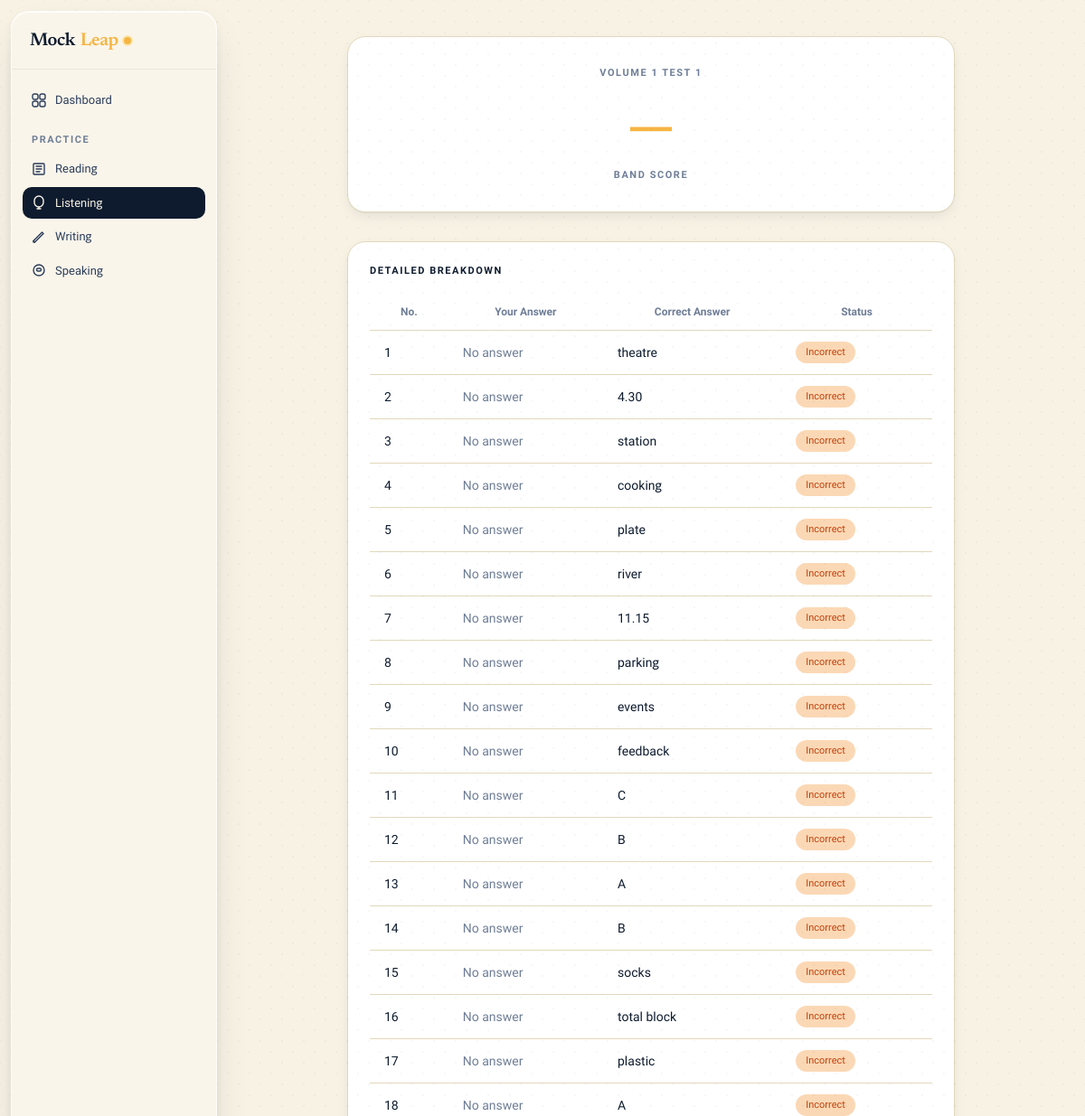
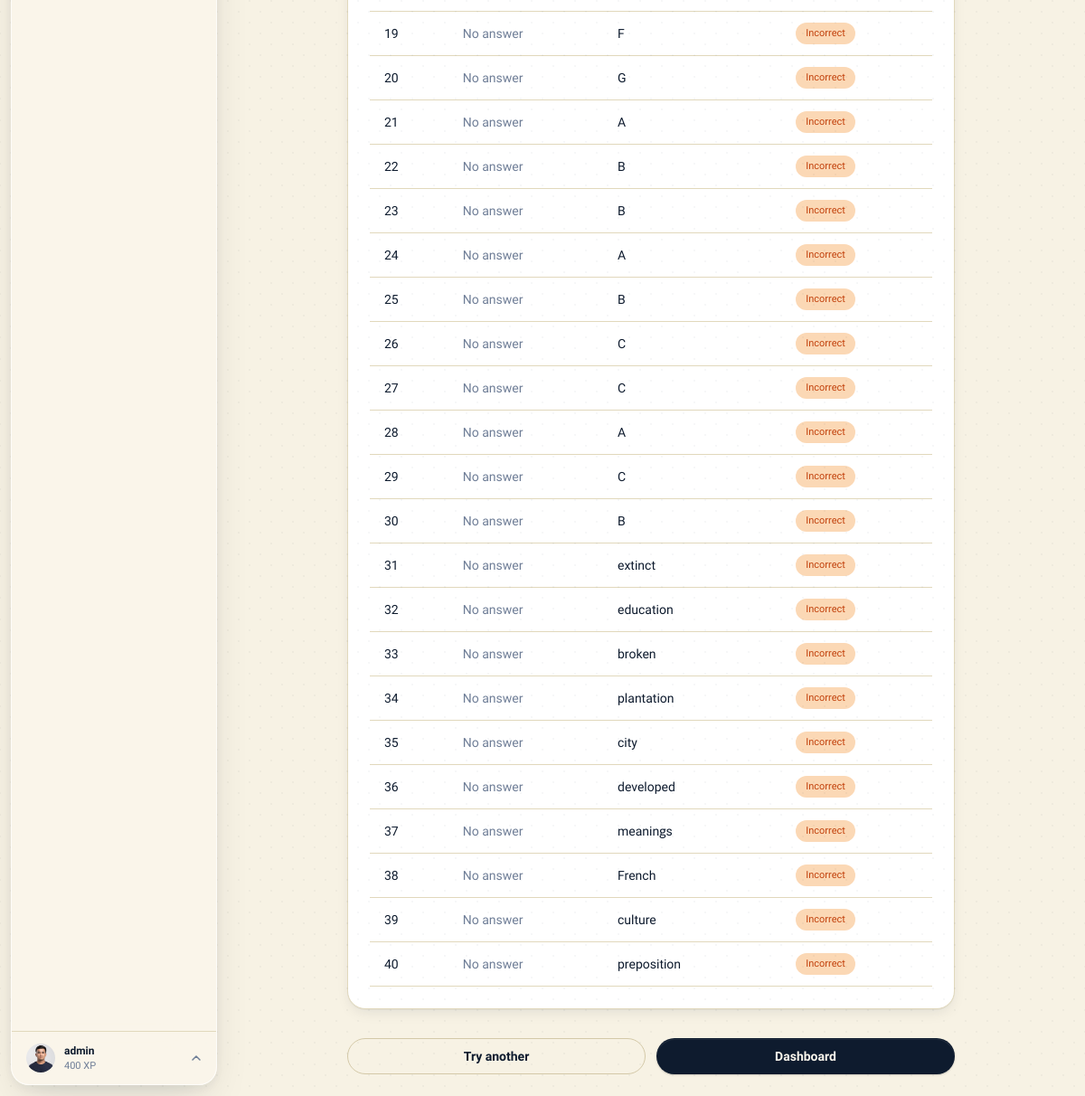
The page /listening/results/1/ (signed in) on the database its author committed (2 pictures, top to bottom).
### apps/accounts/models.py (models this page shows, shortened)
class User(AbstractUser):
    ROLE_STUDENT = 'student'
    ROLE_TEACHER = 'teacher'
    ROLE_ADMIN = 'admin'
    ROLE_CHOICES = [
        (ROLE_STUDENT, 'Student'),
        (ROLE_TEACHER, 'Teacher'),
        (ROLE_ADMIN, 'Admin'),
    ]
    email = models.EmailField(unique=True)
    role = models.CharField(max_length=10, choices=ROLE_CHOICES, default=ROLE_STUDENT)
    avatar = models.ImageField(upload_to='avatars/', null=True, blank=True)
    bio = models.TextField(blank=True)
    target_band = models.DecimalField(max_digits=3, decimal_places=1, null=True, blank=True)
    test_date = models.DateField(null=True, blank=True)
    country = models.CharField(max_length=100, blank=True)
    timezone = models.CharField(max_length=50, default='UTC')
    dark_mode = models.BooleanField(default=False)
    email_notifications = models.BooleanField(default=True)
    xp = models.PositiveIntegerField(default=0)
    streak_days = models.PositiveIntegerField(default=0)
    last_active = models.DateField(null=True, blank=True)
    created_at = models.DateTimeField(auto_now_add=True)
    USERNAME_FIELD = 'email'
    REQUIRED_FIELDS = ['username']
    class Meta:
        verbose_name = 'User'
        verbose_name_plural = 'Users'

### apps/listening/models.py (models this page shows, shortened)
class ListeningAttempt(models.Model):
    STATUS_IN_PROGRESS = 'in_progress'
    STATUS_SUBMITTED = 'completed'
    STATUS_CHOICES = (
        (STATUS_IN_PROGRESS, 'In Progress'),
        (STATUS_SUBMITTED, 'Completed'),
    )
    user = models.ForeignKey(settings.AUTH_USER_MODEL, on_delete=models.CASCADE)
    test = models.ForeignKey(ListeningTest, on_delete=models.CASCADE)
    started_at = models.DateTimeField(auto_now_add=True)
    submitted_at = models.DateTimeField(null=True, blank=True)
    status = models.CharField(max_length=20, choices=STATUS_CHOICES, default=STATUS_IN_PROGRESS)
    answers = models.JSONField(default=dict)
    score_raw = models.PositiveIntegerField(null=True, blank=True)
    band_score = models.DecimalField(max_digits=3, decimal_places=1, null=True, blank=True)

class ListeningTest(models.Model):
    title = models.CharField(max_length=200)
    duration_minutes = models.PositiveIntegerField(default=40)
    audio_file = models.FileField(upload_to='listening/audio/', null=True, blank=True)
    audio_url = models.URLField(max_length=500, null=True, blank=True, help_text="Direct link to audio, or Google Drive link")
    is_published = models.BooleanField(default=False)
    created_at = models.DateTimeField(auto_now_add=True)

### apps/listening/views.py (the view)
# urls.py: path('results/<int:attempt_pk>/', views.results, name='results'),
@login_required
def results(request, attempt_pk):
    attempt = get_object_or_404(ListeningAttempt, pk=attempt_pk, user=request.user)
    questions_data = []
    for sec in attempt.test.sections.all():
        if sec.answer_key:
            keys = sorted(sec.answer_key.keys(), key=lambda x: int(x) if x.isdigit() else x)
            for q_num in keys:
                correct_ans = sec.answer_key[q_num]
                given = attempt.answers.get(str(q_num), '')
                is_correct = (given.strip().lower() == str(correct_ans).strip().lower())
                questions_data.append({
                    'number': q_num,
                    'text': '',
                    'given': given,
                    'correct': correct_ans,
                    'is_correct': is_correct,
                })
    return render(request, 'listening/results.html', {
        'attempt': attempt,
        'questions_data': questions_data
    })

### apps/core/context_processors.py (called while the page is built)
def site_context(request):
    ctx = {
        'brand': getattr(settings, 'MOCKLEAP_BRAND', 'MockLeap'),
        'dark_mode': getattr(request.user, 'dark_mode', False) if request.user.is_authenticated else False,
        'unread_count': 0,
    }
    if request.user.is_authenticated:
        try:
            from apps.notifications.models import Notification
            ctx['unread_count'] = Notification.objects.filter(user=request.user, is_read=False).count()
        except Exception:
            pass
    return ctx

### templates/listening/results.html (shortened to what this page needs)
{% extends "layouts/app.html" %}
{% block content %}
<div class="max-w-2xl mx-auto">
  <div class="ml-card-2 p-8 text-center mb-8">
    <div class="t-eyebrow mb-3">{{ attempt.test.title }}</div>
    <div class="h-serif mb-1" style="font-size:80px;font-weight:600;color:var(--accent);line-height:1;">{{ attempt.band_score|default:"—" }}</div>
    <div class="t-eyebrow" style="color:var(--muted);">Band Score</div>
  </div>
  <div class="ml-card-2 p-6 mb-8">
    <h2 class="t-eyebrow mb-4" style="color:var(--ink);">Detailed Breakdown</h2>
    <div class="overflow-x-auto">
      <table class="w-full text-left border-collapse">
        <thead>
          <tr class="border-b" style="border-color:var(--border);">
            <th class="py-3 px-4 font-semibold text-xs uppercase tracking-wider" style="color:var(--muted);">No.</th>
            <th class="py-3 px-4 font-semibold text-xs uppercase tracking-wider" style="color:var(--muted);">Your Answer</th>
            <th class="py-3 px-4 font-semibold text-xs uppercase tracking-wider" style="color:var(--muted);">Correct Answer</th>
            <th class="py-3 px-4 font-semibold text-xs uppercase tracking-wider" style="color:var(--muted);">Status</th>
          </tr>
        </thead>
        <tbody>
          {% for q in questions_data %}
          <tr class="border-b last:border-0 hover:bg-[color:var(--surface-2)] transition-colors" style="border-color:var(--border);">
            <td class="py-3 px-4 text-sm font-medium" style="color:var(--ink);">{{ q.number }}</td>
            <td class="py-3 px-4 text-sm" style="color:var(--ink-2);">{{ q.given|default:"<span style='color:var(--muted);'>No answer</span>"|safe }}</td>
            <td class="py-3 px-4 text-sm font-medium" style="color:var(--ink);">{{ q.correct }}</td>
            <td class="py-3 px-4 text-sm">
              {% if q.is_correct %}
                <span class="ml-chip ml-chip-ok" style="font-size:11px;">Correct</span>
              {% else %}
                <span class="ml-chip ml-chip-warn" style="font-size:11px;">Incorrect</span>
              {% endif %}
            </td>
          </tr>
          {% endfor %}
        </tbody>
      </table>
    </div>
  </div>
  <div class="flex gap-3"><a href="{% url 'listening:list' %}" class="ml-btn ml-btn-ghost flex-1">Try another</a><a href="{% url 'dashboard:home' %}" class="ml-btn ml-btn-primary flex-1">Dashboard</a></div>
</div>
{% endblock %}

### templates/components/sidebar.html (shortened to what this page needs)
{% load static %}
<aside id="sidebar" class="fixed z-30 w-60 flex flex-col -translate-x-full md:translate-x-0 transition-transform duration-300"
       style="top:12px;bottom:12px;left:12px;width:228px;border-radius:20px;
              background:rgba(250,246,236,0.90);
              backdrop-filter:blur(28px) saturate(180%);
              -webkit-backdrop-filter:blur(28px) saturate(180%);
              border:1px solid rgba(255,255,255,0.72);
              box-shadow:0 1px 0 rgba(255,255,255,.85) inset,
                         0 4px 12px rgba(14,27,46,.06),
                         0 20px 48px -12px rgba(14,27,46,.14);
              overflow:hidden;">
  <div class="h-16 flex items-center px-5 border-b flex-shrink-0" style="border-color:var(--border);">
    {% include "components/brand.html" %}
  </div>
  <nav class="flex-1 overflow-y-auto py-4 px-3 space-y-0.5" role="navigation" aria-label="Sidebar navigation">
    <a href="{% url 'dashboard:home' %}" class="nav-item {% if request.resolver_match.app_name == 'dashboard' %}active{% endif %}">
      Dashboard
    </a>
    <p class="t-eyebrow px-2.5 pt-4 pb-1">Practice</p>
    <a href="{% url 'reading:list' %}" class="nav-item {% if request.resolver_match.app_name == 'reading' %}active{% endif %}">
      <svg width="16" height="16" viewBox="0 0 16 16" fill="none"><path d="M3 2h10a1 1 0 011 1v10a1 1 0 01-1 1H3a1 1 0 01-1-1V3a1 1 0 011-1z" stroke="currentColor" stroke-width="1.4"/><path d="M5 5h6M5 8h6M5 11h4" stroke="currentColor" stroke-width="1.4" stroke-linecap="round"/></svg>
      Reading
    </a>
    <a href="{% url 'listening:list' %}" class="nav-item {% if request.resolver_match.app_name == 'listening' %}active{% endif %}">
      <svg width="16" height="16" viewBox="0 0 16 16" fill="none"><path d="M8 1a5 5 0 015 5v2a5 5 0 01-10 0V6a5 5 0 015-5z" stroke="currentColor" stroke-width="1.4"/><path d="M8 13v2M6 15h4" stroke="currentColor" stroke-width="1.4" stroke-linecap="round"/></svg>
      Listening
    </a>
    <a href="{% url 'writing:list' %}" class="nav-item {% if request.resolver_match.app_name == 'writing' %}active{% endif %}">
      <svg width="16" height="16" viewBox="0 0 16 16" fill="none"><path d="M2 12.5L3.5 14 13 4.5 11.5 3 2 12.5z" stroke="currentColor" stroke-width="1.4" stroke-linejoin="round"/><path d="M2 12.5V14h1.5" stroke="currentColor" stroke-width="1.4" stroke-linecap="round" stroke-linejoin="round"/></svg>
      Writing
    </a>
    <a href="{% url 'speaking:list' %}" class="nav-item {% if request.resolver_match.app_name == 'speaking' %}active{% endif %}">
      <svg width="16" height="16" viewBox="0 0 16 16" fill="none"><circle cx="8" cy="8" r="6" stroke="currentColor" stroke-width="1.4"/><path d="M5.5 7.5c0-.828.672-1.5 1.5-1.5h2a1.5 1.5 0 010 3H7A1.5 1.5 0 015.5 7.5z" stroke="currentColor" stroke-width="1.4"/></svg>
      Speaking
    </a>
  </nav>
  <div class="border-t flex-shrink-0" style="border-color:var(--border);position:relative;" id="ml-profile-zone">
    <button id="ml-profile-btn" type="button" style="
        width:100%;display:flex;align-items:center;gap:10px;
        padding:12px 16px;border:none;cursor:pointer;
        background:transparent;font-family:inherit;
        transition:background .12s;">
      {% if user.avatar %}
        <img src="{{ user.avatar.url }}" alt="" style="width:32px;height:32px;border-radius:50%;object-fit:cover;flex-shrink:0;">
      {% else %}
        <div style="width:32px;height:32px;border-radius:50%;display:flex;align-items:center;justify-content:center;font-size:12px;font-weight:700;flex-shrink:0;background:var(--accent-soft);color:var(--ink);">{{ user.username|first|upper }}</div>
      {% endif %}
      <div style="min-width:0;flex:1;text-align:left;">
        <p style="font-size:12px;font-weight:600;color:var(--ink);white-space:nowrap;overflow:hidden;text-overflow:ellipsis;margin:0;">{{ user.get_full_name|default:user.username }}</p>
        <p style="font-size:11px;color:var(--muted);margin:0;">{{ user.xp }} XP</p>
      </div>
      <svg id="ml-profile-chevron" width="12" height="12" viewBox="0 0 12 12" fill="none" style="color:var(--muted);flex-shrink:0;transition:transform .2s;">
        <path d="M2 8l4-4 4 4" stroke="currentColor" stroke-width="1.5" stroke-linecap="round" stroke-linejoin="round"/>
      </svg>
    </button>
  </div>
</aside>

### static/css/design.css (style rules this page uses)
#sidebar { background: rgba(250, 246, 236, 0.90) !important; backdrop-filter: blur(28px) saturate(180%) !important; -webkit-backdrop-filter: blur(28px) saturate(180%) !important; border: 1px solid rgba(255, 255, 255, 0.72) !important; box-shadow: 0 1px 0 rgba(255,255,255,.85) inset, 0 4px 12px rgba(14,27,46,.06), 0 20px 48px -12px rgba(14,27,46,.14) !important; }
#sidebar .border-b { border-color: rgba(14,27,46,.07) !important; }
.nav-item { font-size: 13px !important; padding: 8px 10px !important; border-radius: 10px !important; font-weight: 500 !important; transition: background .12s !important; }
.nav-item.active { background: var(--ink) !important; color: var(--bg) !important; }

### rows shown on the page
User: avatar (picture), get_full_name "admin", xp "400"
ListeningAttempt: test "VOLUME 1 TEST 1", band_score "—"

### other values the page prints
{{ q.number }} "1" "2" "3" "4" "5" "6" "7" "8" "9" "10" "11" "12" "13" "14" "15" "16" "17" "18" "19" "20" "21" "22" "23" "24" "25" "26" "27" "28" "29" "30" "31" "32" "33" "34" "35" "36" "37" "38" "39" "40"
{{ q.correct }} "theatre" "4.30" "station" "cooking" "plate" "river" "11.15" "parking" "events" "feedback" "C" "B" "A" "B" "socks" "total block" "plastic" "A" "F" "G" "A" "B" "B" "A" "B" "C" "C" "A" "C" "B" "extinct" "education" "broken" "plantation" "city" "developed" "meanings" "French" "culture" "preposition"
